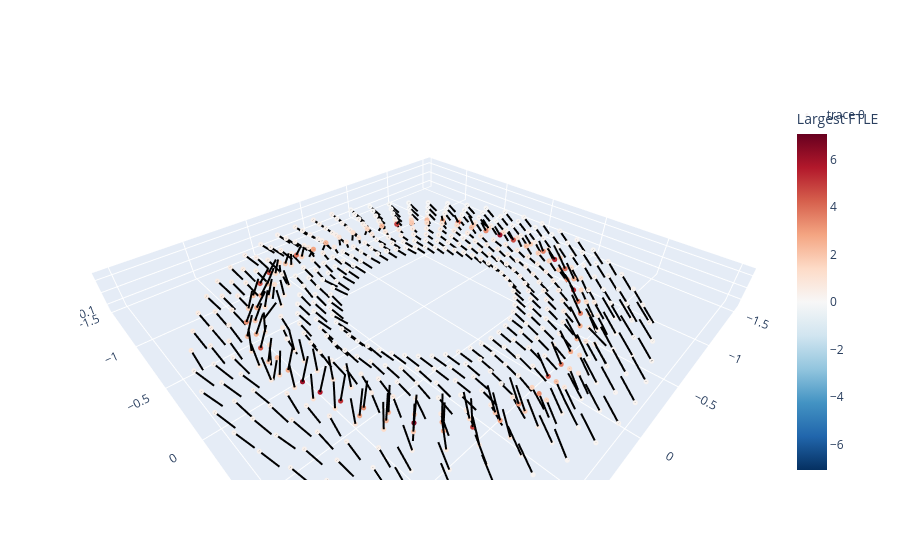

Here is the notebook cell this chart was saved with:
### Code cell
import plotly.graph_objects as go

# X3 = ring_points[:, :, 0]
# Y3 = ring_points[:, :, 1]
# Z3 = ring_points[:, :, 2]

fig = go.Figure()

m = np.max(np.abs(lyap_grid))

fig.add_trace(
    go.Scatter3d(
        x=ring_points[:,0],
        y=ring_points[:,1],
        z=ring_points[:,2],
        mode='markers',
        marker=dict(
            size=3,
            color=largest_ftle,
            colorscale='RdBu_r',
            cmin=-m,
            cmax=m,
            colorbar = dict(title='Largest FTLE')
        )
    )
)

# fig.add_trace(
#     go.Scatter3d(
#         x=X3.ravel(),
#         y=Y3.ravel(),
#         z=Z3.ravel(),
#         mode='markers',
#         marker=dict(
#             size=3,
#             color=lyap_grid.ravel(),
#             colorscale='RdBu_r',
#             cmin=-m,
#             cmax=m,
#             colorbar=dict(title='Largest FTLE')
#         )
#     )
# )

# skip = 5

# for i in range(0, X3.shape[1], skip):
#     for j in range(0, X3.shape[0], skip):

#         x0 = X3[j,i]
#         y0 = Y3[j,i]
#         z0 = Z3[j,i]

#         v = max_dirs[j,i]

#         scale = 0.15

#         fig.add_trace(
#             go.Scatter3d(
#                 x=[x0, x0 + scale*v[0]],
#                 y=[y0, y0 + scale*v[1]],
#                 z=[z0, z0 + scale*v[2]],
#                 mode='lines',
#                 line=dict(color='black', width=4),
#                 showlegend=False
#             )
#         )

#         v = mid_dirs[j,i]

#         scale = 0.15

#         fig.add_trace(
#             go.Scatter3d(
#                 x=[x0, x0 + scale*v[0]],
#                 y=[y0, y0 + scale*v[1]],
#                 z=[z0, z0 + scale*v[2]],
#                 mode='lines',
#                 line=dict(color='green', width=4),
#                 showlegend=False
#             )
#         )

#         v = min_dirs[j,i]

#         scale = 0.15

#         fig.add_trace(
#             go.Scatter3d(
#                 x=[x0, x0 + scale*v[0]],
#                 y=[y0, y0 + scale*v[1]],
#                 z=[z0, z0 + scale*v[2]],
#                 mode='lines',
#                 line=dict(color='red', width=4),
#                 showlegend=False
#             )
#         )

skip = 0

for k in range(0, len(ring_points)):

    x0, y0, z0 = ring_points[k]

    scale = 0.15

    # largest
    v = max_dirs_r[k]

    fig.add_trace(
        go.Scatter3d(
            x=[x0, x0 + scale*v[0]],
            y=[y0, y0 + scale*v[1]],
            z=[z0, z0 + scale*v[2]],
            mode='lines',
            line=dict(color='black', width=4),
            showlegend=False
        )
    )

    # # middle
    # v = mid_dirs[k]

    # fig.add_trace(
    #     go.Scatter3d(
    #         x=[x0, x0 + scale*v[0]],
    #         y=[y0, y0 + scale*v[1]],
    #         z=[z0, z0 + scale*v[2]],
    #         mode='lines',
    #         line=dict(color='green', width=4),
    #         showlegend=False
    #     )
    # )

    # # smallest
    # v = min_dirs[k]

    # fig.add_trace(
    #     go.Scatter3d(
    #         x=[x0, x0 + scale*v[0]],
    #         y=[y0, y0 + scale*v[1]],
    #         z=[z0, z0 + scale*v[2]],
    #         mode='lines',
    #         line=dict(color='red', width=4),
    #         showlegend=False
    #     )
    # )

fig.update_layout(
    scene=dict(
        aspectmode='data',
        xaxis_title="x1",
        yaxis_title="x2"
    )
)

fig.show()

fig.write_html(
    save_dir / "general_1000_unstd_3ds_1ftle_46_ring.html",
    include_plotlyjs="cdn",
)
